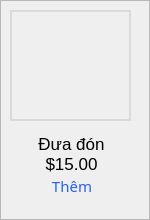
           <widget class="QFrame" name="frmServiceRow7">
            <property name="sizePolicy">
             <sizepolicy hsizetype="Preferred" vsizetype="Preferred">
              <horstretch>0</horstretch>
              <verstretch>0</verstretch>
             </sizepolicy>
            </property>
            <property name="minimumSize">
             <size>
              <width>0</width>
              <height>220</height>
             </size>
            </property>
            <property name="styleSheet">
             <string notr="true">#frame_32 {
	background-color: transparent;
	border:1px;
}</string>
            </property>
            <property name="frameShape">
             <enum>QFrame::StyledPanel</enum>
            </property>
            <property name="frameShadow">
             <enum>QFrame::Raised</enum>
            </property>
            <widget class="QLabel" name="lblServiceRow6Icon">
             <property name="geometry">
              <rect>
               <x>10</x>
               <y>10</y>
               <width>121</width>
               <height>111</height>
              </rect>
             </property>
             <property name="styleSheet">
              <string notr="true">QLabel {
	border: 2px solid #DADADA;
}</string>
             </property>
             <property name="text">
              <string/>
             </property>
             <property name="pixmap">
              <pixmap>C:/Administrator/Downloads/project/images/vanchuyen.png</pixmap>
             </property>
             <property name="scaledContents">
              <bool>true</bool>
             </property>
            </widget>
            <widget class="QLabel" name="lblServiceRow6Price">
             <property name="geometry">
              <rect>
               <x>0</x>
               <y>150</y>
               <width>141</width>
               <height>31</height>
              </rect>
             </property>
             <property name="styleSheet">
              <string notr="true">QLabel {
	font-family: &quot;Montserrat&quot;;
	font-size: 13pt;
	font-weight:400;
	background-color:transparent;
	border:1px;
	padding-left: 2px;
	padding-bottom:3px;
}</string>
             </property>
             <property name="text">
              <string>$15.00</string>
             </property>
             <property name="alignment">
              <set>Qt::AlignCenter</set>
             </property>
            </widget>
            <widget class="QPushButton" name="btnServiceRow6Add">
             <property name="geometry">
              <rect>
               <x>40</x>
               <y>170</y>
               <width>61</width>
               <height>31</height>
              </rect>
             </property>
             <property name="font">
              <font>
               <family>Montserrat</family>
               <pointsize>11</pointsize>
               <weight>50</weight>
               <bold>false</bold>
              </font>
             </property>
             <property name="cursor">
              <cursorShape>PointingHandCursor</cursorShape>
             </property>
             <property name="styleSheet">
              <string notr="true">QPushButton {
	font-family: &quot;Montserrat&quot;;
	font-size:11pt;
	color: #2563EB;
	font-weight:400;
	background-color:transparent;
	border:1px;
	border-radius:5px;
	padding-left:3px;
}
QPushButton:hover {
	text-decoration: underline;
}</string>
             </property>
             <property name="text">
              <string>Thêm</string>
             </property>
            </widget>
            <widget class="QLabel" name="lblServiceRow6Name">
             <property name="geometry">
              <rect>
               <x>0</x>
               <y>130</y>
               <width>141</width>
               <height>31</height>
              </rect>
             </property>
             <property name="styleSheet">
              <string notr="true">QLabel {
	font-family: &quot;Montserrat&quot;;
	font-size: 13pt;
	font-weight:400;
	background-color:transparent;
	border:1px;
	padding-left: 2px;
	padding-bottom:3px;
}</string>
             </property>
             <property name="text">
              <string>Đưa đón</string>
             </property>
             <property name="alignment">
              <set>Qt::AlignCenter</set>
             </property>
            </widget>
           </widget>
